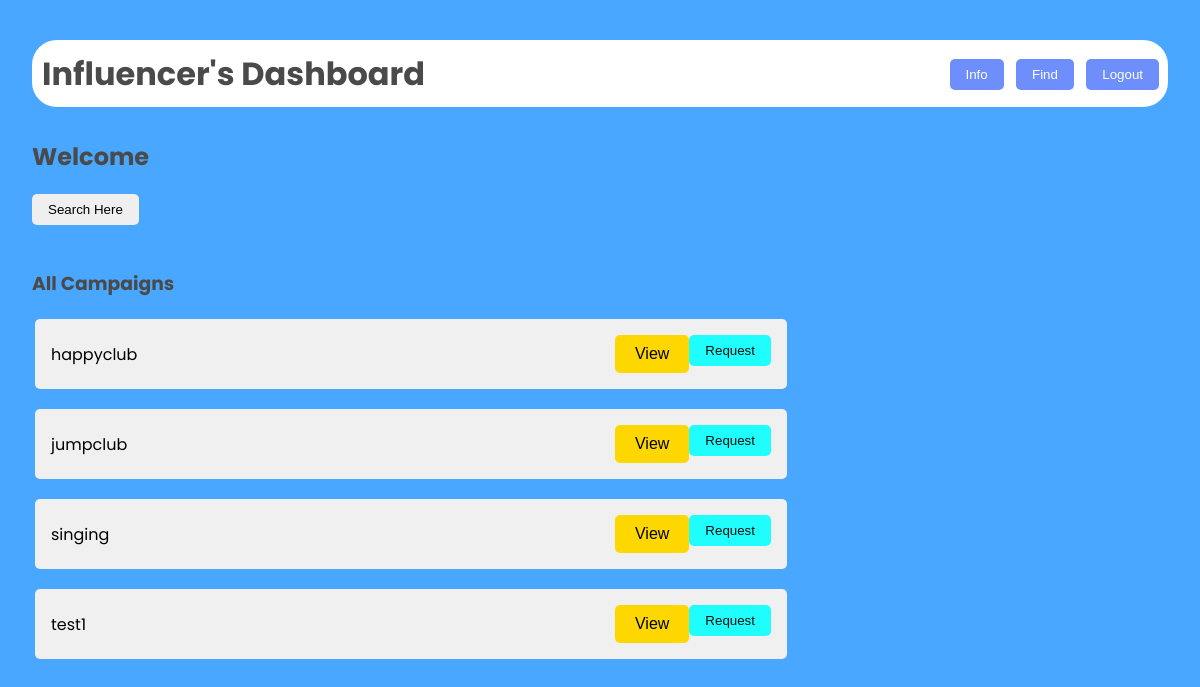
The page /ifind (signed in) on the database its author committed.
### models.py (models this page shows)
class Campaign(db.Model):
    __tablename__ = 'campaign'
    campaignid = db.Column(db.Integer, primary_key=True, autoincrement=True)
    sname = db.Column(db.String, db.ForeignKey('sponsor.usename'), nullable=False)
    iname = db.Column(db.String, db.ForeignKey('influencer.usename'))
    cname = db.Column(db.String, nullable=False)
    budget = db.Column(db.Integer, nullable=False)
    desc = db.Column(db.String, nullable=False)
    startdate = db.Column(db.Integer, nullable=False)
    enddate = db.Column(db.Integer, nullable=False)
    public = db.Column(db.Integer, nullable=False)
    job = db.Column(db.String, nullable=False)
    flag = db.Column(db.Integer, nullable=False, default=0 )

### main.py (the view)
@app.route('/ifind')
def ifind():
    if 'username' in session:
        user=Influencer.query.filter_by(usename=session['username']).first()
        camp=Campaign.query.filter_by(public=1,flag=0)
        return  render_template("influencer_find.html",user=user,camp=camp)
    else:
        return redirect('/')

### templates/influencer_find.html (shortened to what this page needs)
<!DOCTYPE html>
<html lang="en">
<head>
    <link rel="stylesheet" href="/static/dash.css">
</head>
<body>
    <div class="dashboard">
        <header>
            <h1>Influencer's Dashboard</h1>
            <nav>
                <a href="/imain"><button>Info</button></a>
                <a href="/ifind"><button>Find</button></a>
                <a href="/logout"><button>Logout</button></a>
            </nav>
        </header>
        <main>
            <h2>Welcome {{user.iname}}</h2>
            <div class="searchbar">
                <a href="/search_sponsor"><button class="searchbar">Search Here</button></a>
            </div>
    <br>
            <div class="viewpoint">
            <h3>All Campaigns</h3>
                <table>
                {%for c in camp %}
                    <tr>
                        <td>
                            <div class="list">
                                <span>{{c.cname}}</span>
                                <div style="display: inline-flex;">
                                    <button class="viewopen" data-popup-id="popup-camp-{{ c.campaignid }}">View</button>
                                    <form action="/request" method="post">
                                        <button class="req" type="submit" name="status" value="requested,{{user.inid}},{{c.campaignid}},i">Request</button>
                                </form>
                                </div>
                            </div>
                        </td>
                    </tr>
                {%endfor%}
                </table>
            </div>
</main>
</div>
</body>
</html>

### static/dash.css (style rules this page uses)
body { font-family: 'Poppins', sans-serif; margin: 0; padding: 0; background-color: #49a7ff; height: 100vh; display: flex; justify-content: center; align-items: center; }
.dashboard { width: 100%; height: 100vh; padding: 2rem; }
header { border: 5px solid rgb(255, 255, 255); border-radius: 25px; display: flex; justify-content: space-between; align-items: center; margin-bottom: 2rem; background-color: white; padding: 5px 4px 4px 5px; margin-top: 5vh; }
h1 { margin: 0; color: #4a4a4a; }
nav button { background-color: #6e8efb; color: white; border: none; padding: 0.5rem 1rem; margin-left: 0.5rem; border-radius: 5px; cursor: pointer; transition: all 0.3s ease; }
h2, h3 { color: #4a4a4a; }
.campaign, .flagged, .request ,.list , .requests { background-color: #f0f0f0; border-radius: 5px; padding: 1rem; margin-bottom: 1rem; display: flex; justify-content: space-between; align-items: center; transition: all 0.3s ease; width: 90vh; }
button { padding: 0.5rem 1rem; border: none; border-radius: 5px; cursor: pointer; transition: all 0.3s ease; }
.flag, .req { background-color: #07ffffe3; color: #0f0e0e; }
.campaign, .flagged, .request, .list { animation: fadeIn 0.5s ease-out forwards; }

### templates/influencer_find.html (style rules this page uses)
.viewopen { padding: 10px 20px; font-size: 16px; background-color: #ffd700; }

### rows shown on the page
Campaign: cname "happyclub"
Campaign: cname "jumpclub"
Campaign: cname "singing"
Campaign: cname "test1"
